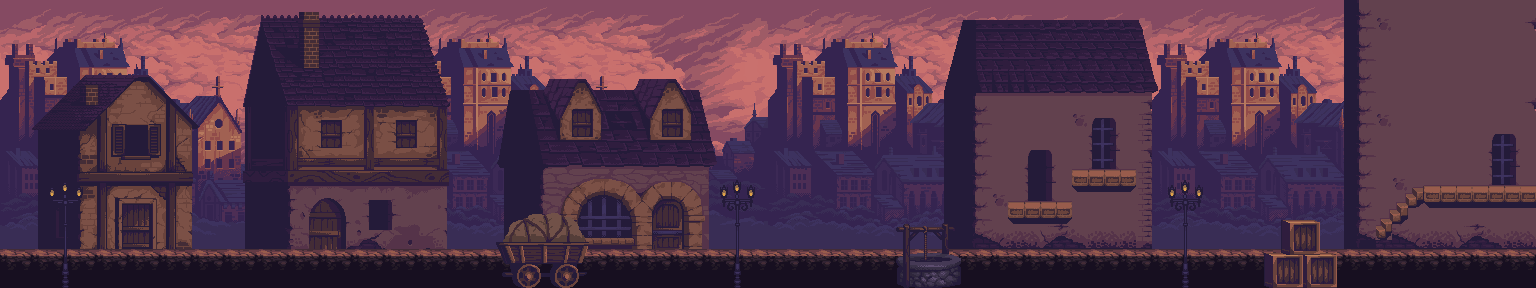

A level layout from a 2D game, rendered from its tile map. Below: a short description, then the map file with tile-grid data replaced by summaries:
An orthogonal 96x18 tile map with 16x16 px tiles, 5 tile layers (background, background_town, building, ground, ...), 3 tilesets.

<map version="1.2" tiledversion="1.2.4" orientation="orthogonal" renderorder="right-down" width="96" height="18" tilewidth="16" tileheight="16" infinite="0" nextlayerid="11" nextobjectid="1">
 <tileset firstgid="1" source="background.tsx" />
 <tileset firstgid="3" source="props.tsx" />
 <tileset firstgid="13" source="tileset.tsx" />
 <layer id="6" name="background" width="96" height="18">
  <properties>
   <property name="unity:SortingLayer" value="Background" />
  </properties>
  <data>[1728 cells, 4 non-empty, 1 distinct tile ids]</data>
 </layer>
 <layer id="7" name="background_town" width="96" height="18">
  <properties>
   <property name="unity:SortingLayer" value="Background" />
  </properties>
  <data>[1728 cells, 4 non-empty, 1 distinct tile ids]</data>
 </layer>
 <layer id="8" name="building" width="96" height="18">
  <properties>
   <property name="unity:SortingLayer" value="Background" />
  </properties>
  <data>[1728 cells, 409 non-empty, 93 distinct tile ids]</data>
 </layer>
 <layer id="9" name="ground" width="96" height="18">
  <properties>
   <property name="unity:SortingLayer" value="Background" />
  </properties>
  <data>[1728 cells, 276 non-empty, 9 distinct tile ids]</data>
 </layer>
 <layer id="10" name="objeect" width="96" height="18">
  <properties>
   <property name="unity:SortingLayer" value="Object" />
  </properties>
  <data>[1728 cells, 6 non-empty, 4 distinct tile ids]</data>
 </layer>
</map>
